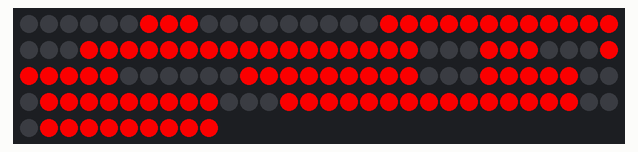
Recording of a sketch running on a simulated ESP8266 (NodeMCU). Shown: 130 RGB LEDs in strip order, left to right, continuing on the next row. The local clock reads 2024-03-15 10:24:30 at power-on unless the sketch sets it.

Above: at 0.1 s.
At 14.1 s:
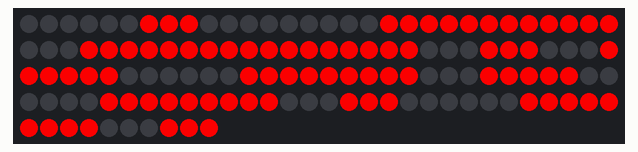
At 38.3 s:
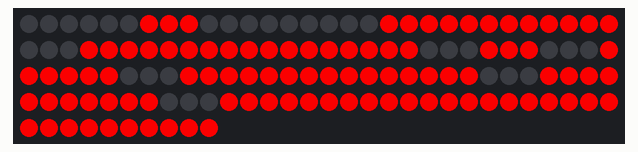

The sketch:

webpage_controlled_clock.ino
```cpp
#include <Wire.h>
#include <Adafruit_NeoPixel.h>
#include <RTClib.h>
#include <ESP8266WiFi.h>
#include <WiFiUdp.h>
#include <TimeLib.h>
#include <WiFiClient.h>
#include <ESPAsyncWebServer.h>
#include <DNSServer.h>

#define LED_PIN D4
#define NUM_LEDS 130
#define DIGITS 6
#define SEGMENTS 7
#define SEGMENT_LEDS 3
#define FIRST_COLON_INDEX 42
#define SECOND_COLON_INDEX 86
#define MINUTE_LEDS_START 44
#define SECOND_LEDS_START 88

const char* ssid = "ESP8266_Clock";
const char* password = "password123";

IPAddress apIP(192, 168, 4, 1);
DNSServer dnsServer;
AsyncWebServer server(80);

RTC_DS1307 rtc;
Adafruit_NeoPixel strip = Adafruit_NeoPixel(NUM_LEDS, LED_PIN, NEO_GRB + NEO_KHZ800);

uint8_t segmentMap[10][SEGMENTS] = {
  {1, 1, 1, 0, 1, 1, 1}, // 0
  {0, 0, 1, 0, 0, 0, 1}, // 1
  {1, 1, 0, 1, 0, 1, 1}, // 2
  {0, 1, 1, 1, 0, 1, 1}, // 3
  {0, 0, 1, 1, 1, 0, 1}, // 4
  {0, 1, 1, 1, 1, 1, 0}, // 5
  {1, 1, 1, 1, 1, 1, 0}, // 6
  {0, 0, 1, 0, 0, 1, 1}, // 7
  {1, 1, 1, 1, 1, 1, 1}, // 8
  {0, 1, 1, 1, 1, 1, 1}, // 9
};

uint32_t digitColor = strip.Color(240, 0, 0);
uint32_t colonColor = strip.Color(240, 0, 0);

void setup() {
  Serial.begin(115200);
  strip.begin();
  strip.show();

  Wire.begin(D2, D1);

  if (!rtc.begin()) {
    Serial.println("Couldn't find RTC");
    while (1);
  }

  if (!rtc.isrunning()) {
    Serial.println("RTC is not running, setting time...");
    rtc.adjust(DateTime(F(__DATE__), F(__TIME__)));
  }

  // Set up WiFi
  WiFi.softAP(ssid, password);
  WiFi.softAPConfig(apIP, apIP, IPAddress(255, 255, 255, 0));
  dnsServer.start(53, "*", apIP);

  // Serve the HTML page
  server.on("/", HTTP_GET, [](AsyncWebServerRequest *request){
    request->send(200, "text/html", getHTML());
  });

  // Handle color updates
  server.on("/updateColors", HTTP_POST, [](AsyncWebServerRequest *request){
    String digitColorR = request->arg("digitColorR");
    String digitColorG = request->arg("digitColorG");
    String digitColorB = request->arg("digitColorB");
    String colonColorR = request->arg("colonColorR");
    String colonColorG = request->arg("colonColorG");
    String colonColorB = request->arg("colonColorB");

    digitColor = strip.Color(digitColorR.toInt(), digitColorG.toInt(), digitColorB.toInt());
    colonColor = strip.Color(colonColorR.toInt(), colonColorG.toInt(), colonColorB.toInt());
    request->send(200, "text/plain", "Colors updated");
  });

  // Handle time format updates
  server.on("/updateFormat", HTTP_POST, [](AsyncWebServerRequest *request){
    String format = request->arg("format");
    // Handle time format logic here
    request->send(200, "text/plain", "Time format updated to " + format);
  });

  // Handle setting mode
  server.on("/setMode", HTTP_POST, [](AsyncWebServerRequest *request){
    String mode = request->arg("mode");
    String customTime = request->arg("customTime");
    // Handle mode logic here
    request->send(200, "text/plain", "Mode set to " + mode + " with time " + customTime);
  });

  // Handle updating to current time
  server.on("/updateToCurrentTime", HTTP_POST, [](AsyncWebServerRequest *request){
    rtc.adjust(DateTime(F(__DATE__), F(__TIME__))); // Update RTC to current time
    request->send(200, "text/plain", "Clock updated to current time");
  });

  server.begin();
}

void loop() {
  dnsServer.processNextRequest();
  DateTime now = rtc.now();
  displayTime(now.hour(), now.minute(), now.second());
  delay(1000);
}

void displayTime(int hour, int minute, int second) {
  strip.clear();
  int digits[DIGITS] = {hour / 10, hour % 10, minute / 10, minute % 10, second / 10, second % 10};

  for (int i = 0; i < 2; i++) {
    displayDigit(digits[i], i * SEGMENTS * SEGMENT_LEDS, digitColor);
  }

  strip.setPixelColor(FIRST_COLON_INDEX, colonColor);
  strip.setPixelColor(FIRST_COLON_INDEX + 1, colonColor);

  for (int i = 2; i < 4; i++) {
    displayDigit(digits[i], MINUTE_LEDS_START + (i - 2) * SEGMENTS * SEGMENT_LEDS, digitColor);
  }

  strip.setPixelColor(SECOND_COLON_INDEX, colonColor);
  strip.setPixelColor(SECOND_COLON_INDEX + 1, colonColor);

  for (int i = 4; i < 6; i++) {
    displayDigit(digits[i], SECOND_LEDS_START + (i - 4) * SEGMENTS * SEGMENT_LEDS, digitColor);
  }

  strip.show();
}

void displayDigit(int number, int startIndex, uint32_t color) {
  for (int seg = 0; seg < SEGMENTS; seg++) {
    if (segmentMap[number][seg]) {
      for (int led = 0; led < SEGMENT_LEDS; led++) {
        strip.setPixelColor(startIndex + seg * SEGMENT_LEDS + led, color);
      }
    }
  }
}

String getHTML() {
  return R"rawliteral(
  <!DOCTYPE html>
  <html>
  <head>
    <title>Clock Configuration</title>
    <style>
      body {
        font-family: Arial, sans-serif;
        background-image: url(https://png.pngtree.com/thumb_back/fh260/background/20240103/pngtree-vivid-abstract-texture-a-burst-of-colorful-background-image_13892083.png);
        background-size: cover;
        background-position: center;
        background-repeat: no-repeat;
        margin: 0;
        padding: 0;
        display: flex;
        justify-content: center;
        align-items: center;
        min-height: 100vh;
      }
      .container {
        text-align: center;
        background-image: url(https://i.pinimg.com/736x/7e/82/46/7e8246933f34cf596fe6041a76c294e2.jpg);
        background-size: cover;
        background-position: center;
        background-repeat: no-repeat;
        border: 2px solid #090000;
        border-radius: 10px;
        box-shadow: 0 4px 8px rgba(0, 0, 0, 0.1);
        padding: 20px;
        max-width: 500px;
      }
      h1 { font-size: 32px; color: #000000; margin-bottom: 20px; }
      h3 { font-size: 18px; color: #000000; margin-bottom: 10px; }
      input[type="number"], input[type="time"], select, button {
        font-size: 16px;
        padding: 8px 9px;
        background-color: #a1c3eb;
        margin: 5px 0;
        border: 1px solid #030000;
        border-radius: 5px;
      }
      button {
        background-color: #3b4b5c;
        color: #ffffff;
        border: 1px solid #030000;
        cursor: pointer;
        transition: background-color 0.3s ease;
      }
      button:hover {
        background-color: #9500b3;
      }
      .form-group { margin-bottom: 15px; }
      .update-button { margin-top: 15px; }
    </style>
  </head>
  <body>
    <div class="container">
      <h1>CLOCK CONFIGURATION</h1>
      <h3>CHANGE COLORS</h3>
      <form id="colorForm">
        <div class="form-group">
          Digit Color:<br>
          RED: <input type="number" name="digitColorR" min="0" max="255" placeholder="0-255">
          GREEN: <input type="number" name="digitColorG" min="0" max="255" placeholder="0-255">
          BLUE: <input type="number" name="digitColorB" min="0" max="255" placeholder="0-255">
        </div>
        <div class="form-group">
          Colon Color:<br>
          R: <input type="number" name="colonColorR" min="0" max="255" placeholder="0-255">
          G: <input type="number" name="colonColorG" min="0" max="255" placeholder="0-255">
          B: <input type="number" name="colonColorB" min="0" max="255" placeholder="0-255">
        </div>
        <button type="button" onclick="updateColors()">Update Colors</button>
      </form>
      <h3>CHANGE TIME FORMAT</h3>
      <div class="form-group">
        <select id="timeFormat">
          <option value="24-hour">24-hour</option>
          <option value="12-hour">12-hour</option>
        </select>
        <button onclick="updateFormat()">Update Format</button>
      </div>
      <h3>SET TIME</h3>
      <div class="form-group">
        <input type="time" id="customTime">
      </div>
      <div>
        <button onclick="setMode('timer')">Timer</button>
        <button onclick="setMode('countdown')">Countdown</button>
      </div>
      <div class="update-button">
        <button onclick="updateToCurrentTime()">Update to Current Time</button>
      </div>
    </div>
    <script>
      function updateColors() {
        const form = document.getElementById('colorForm');
        const data = new FormData(form);
        fetch('/updateColors', { method: 'POST', body: data })
          .then(response => response.text())
          .then(data => alert(data));
      }
      function updateFormat() {
        const format = document.getElementById('timeFormat').value;
        fetch('/updateFormat', {
          method: 'POST',
          headers: { 'Content-Type': 'application/x-www-form-urlencoded' },
          body: 'format=' + format
        })
        .then(response => response.text())
        .then(data => alert(data));
      }
      function setMode(mode) {
        const time = document.getElementById('customTime').value;
        fetch('/setMode', {
          method: 'POST',
          headers: { 'Content-Type': 'application/x-www-form-urlencoded' },
          body: 'mode=' + mode + '&customTime=' + time
        })
        .then(response => response.text())
        .then(data => alert(data));
      }
      function updateToCurrentTime() {
        fetch('/updateToCurrentTime', { method: 'POST' })
          .then(response => response.text())
          .then(data => alert(data));
      }
    </script>
  </body>
  </html>
  )rawliteral";
}
```
